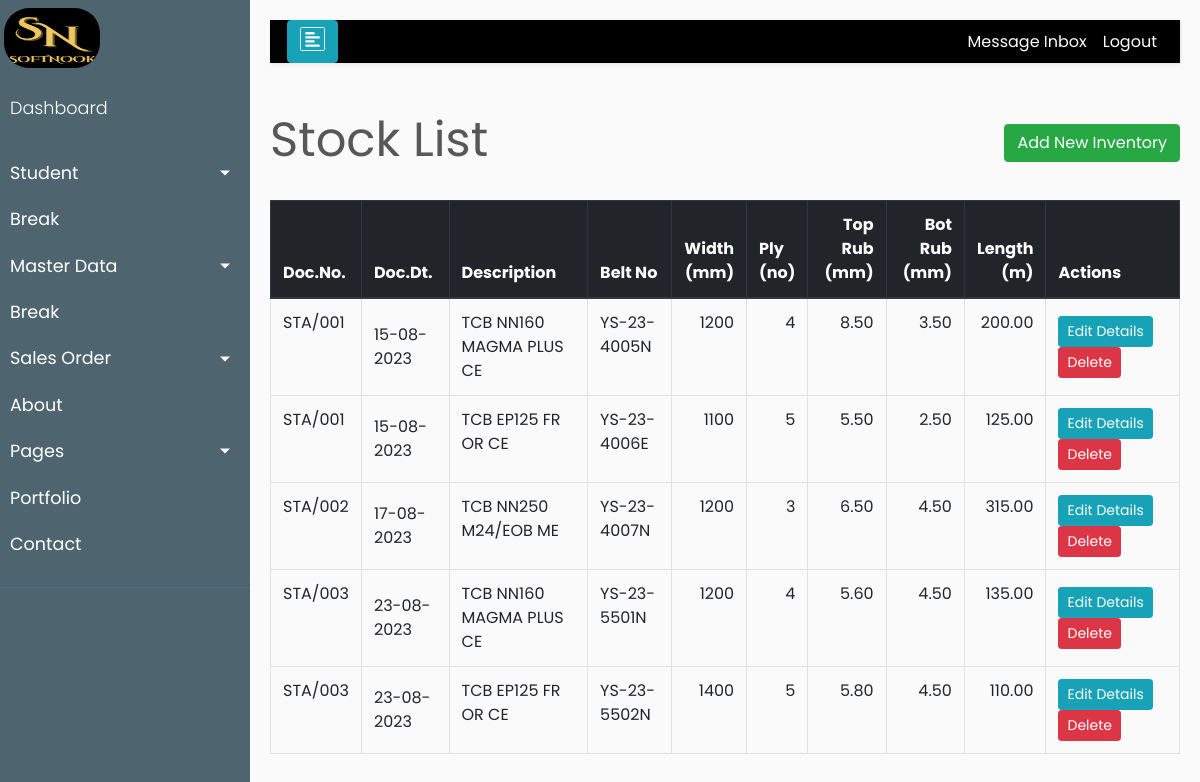
/product/stock/, run on an earlier commit of the app's database.
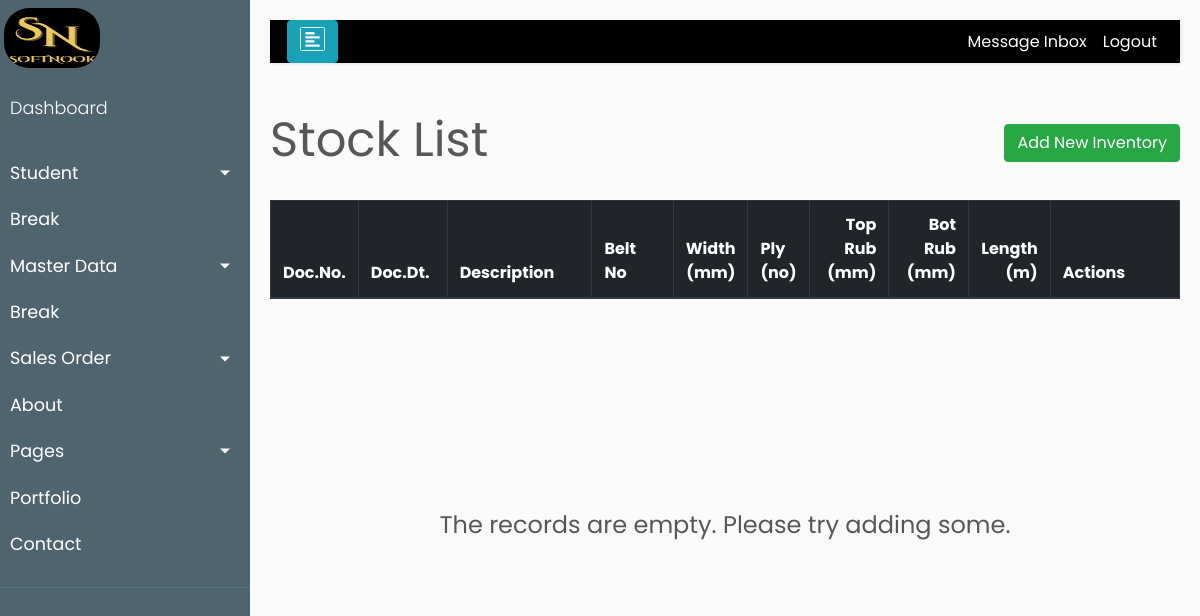
And on a later commit of the database.
### product/models.py (models this page shows, shortened)
class Stock(models.Model):
    id              = models.AutoField(primary_key=True)
    doc_no          = models.CharField(verbose_name='Doc.No.', max_length=20, null=True, blank=True)
    doc_dt          = models.DateField(verbose_name='Doc.Date', null=True, blank=True)
    belt_no         = models.CharField(verbose_name='Belt No', max_length=20, unique=True, null=True, blank=True)
    name            = models.CharField(verbose_name='Item Code', max_length=10, null=True, blank=True)
    prod_des        = models.ForeignKey(Product, on_delete = models.CASCADE, related_name='proddesc')
    item_text       = models.CharField(verbose_name='Item Description', max_length=100, null=True, blank=True)
    width           = models.IntegerField(verbose_name='Width(mm)',validators=[MinValueValidator(500), MaxValueValidator(1800)],null=True, blank=True)
    ply             = models.IntegerField(verbose_name='Ply(no)',validators=[MinValueValidator(2), MaxValueValidator(8)],null=True, blank=True)
    tr              = models.DecimalField(verbose_name='Top Rubber(mm)',validators=[MinValueValidator(1.5), MaxValueValidator(20.00)],max_digits=5, decimal_places=2,null=True,blank=True)
    br              = models.DecimalField(verbose_name='Bot Rubber(mm)',validators=[MinValueValidator(1.5), MaxValueValidator(20.00)],max_digits=5, decimal_places=2,null=True,blank=True)
    quantity        = models.DecimalField(verbose_name='Quantity(m)',validators=[MinValueValidator(10), MaxValueValidator(450.00)],max_digits=6, decimal_places=2,null=True,blank=True)
    is_deleted      = models.BooleanField(default=False)
    created_date    = models.DateTimeField(auto_now_add=True)
    modified_date   = models.DateTimeField(auto_now=True)
    fk_email 	    = models.ForeignKey(Account,verbose_name="email key", on_delete=models.CASCADE, null=True, blank=True)

class Product(models.Model):
    prod_code = models.CharField(verbose_name='Prod-Code', max_length=10, unique=True, null=True, blank=True)
    PROD_CHOICES    = (
 		 (None, 'Select'),
         ('01', 'SCB'),
         ('02', 'TCB'),
         ('03', 'S-PIPE'),
         ('04', 'T-PIPE'),
	)
    prod_tag        = models.CharField(verbose_name='Prod-Catg', max_length=7,
	                                  choices=PROD_CHOICES, null=True, blank=True)
    FAB_CHOICES     = (
 		 (None, 'Select'),
         ('01', 'NN'),
         ('02', 'EP'),
         ('03', 'PP'),
	)
    fab_type        = models.CharField(verbose_name='Fab-type', max_length=5,
	                                  choices=FAB_CHOICES, null=True, blank=True)
    FAB_DSG  = (
         (None, 'Select'),
         ('01', '90'),
         ('02', '100'),
         ('03', '125'),
         ('04', '160'),
         ('05', '200'),
         ('06', '250'),
         ('07', '315'),
         ('08', '350'),
         ('09', '400'),
         ('10', '450'),
         ('11', '500'),
    )
    fab_str         = models.CharField(verbose_name='Fab-Style', max_length=3,
	                                  choices=FAB_DSG, null=True, blank=True)
    grade           = models.ForeignKey("Grade", verbose_name="Grade", on_delete=models.CASCADE, null=True, blank=True)
    EDGE_CHOICES = (
 		 (None, 'Select'),
         ('01', 'CE'),
         ('02', 'ME'),
	)
    edge            = models.CharField(verbose_name='Edge', max_length=5,choices=EDGE_CHOICES, null=True, blank=True)
    ST_CHOICES = (
            (None, 'Select'),
            ('ST 1000','ST 1000'),
            ('ST 1250','ST 1250'),
            ('ST 1400','ST 1400'),
            ('ST 1600','ST 1600'),
            ('ST 1800','ST 1800'),
            ('ST 2000','ST 2000'),
            ('ST 2500','ST 2500'),
            ('ST 2800','ST 2800'),
            ('ST 3150','ST 3150'),
            ('ST 3500','ST 3500'),
            ('ST 4000','ST 4000'),
            ('ST 4500','ST 4500'),
            ('ST 5000','ST 5000'),
            ('ST 5400','ST 5400'),
            ('ST 6300','ST 6300'),
            ('ST 6800','ST 6800'),
            ('ST 7500','ST 7500'),
            ('ST 2250','ST 2250'),
	)
    st_rating       = models.CharField(verbose_name='Strength', max_length=7,choices=ST_CHOICES, null=True, blank=True)
    STCON_CHOICES   = (
 		 (None, 'Select'),
         ('01', '7x7'),
         ('02', '7x19'),
	)
    cord_const      = models.CharField(verbose_name='Cord Const.', max_length=15,choices=STCON_CHOICES, null=True, blank=True)
    prod_des        = models.CharField(verbose_name='Item Description', max_length=250, null=True, blank=True)
    created_date    = models.DateTimeField(auto_now_add=True)
    modified_date   = models.DateTimeField(auto_now=True)
    email 	        = models.ForeignKey(Account,verbose_name="email key", on_delete=models.CASCADE, null=True, blank=True)
    def __str__(self):
        return f'{self.prod_des}'

### product/views.py (the view)
# urls.py: path('stock/', StockListView.as_view(), name='stock-list'),
class StockListView(ListView):
    model = Stock
    template_name = "product/stock_list.html"
    queryset = Stock.objects.filter(is_deleted=False)

### product/templates/product/stock_list.html (shortened to what this page needs)
{% extends 'base.html' %}
{% load static %}
{% block content %}
    <div class="row" style="color: #575757; font-style: bold; font-size: 3rem;">
        <div class="col-md-8">Stock List</div>
        <div class="col-md-4">
            <div style="float:right;"> <a class="btn btn-success" href="{% url 'product:stock-create' %}">Add New Inventory</a> </div>
        </div>
    </div>
    <br>
    <table id="stock" class="table table-css table-hover table-bordered ">
        <thead class="thead-dark align-middle">
            <tr>
                <th width="7%">Doc.No.</th>
                <th width="10%">Doc.Dt.</th>
                <th width="17%">Description</th>
				<th width="10%">Belt No</th>
				<th width="7%" class="text-right">Width<br>(mm)</th>
				<th width="6%">Ply<br>(no)</th>
				<th width="9%" class="text-right">Top Rub<br>(mm)</th>
				<th width="9%" class="text-right">Bot Rub<br>(mm)</th>
				<th width="9%" class="text-right">Length<br>(m)</th>
                <th width="16%">Actions</th>
			</tr>
        </thead>
{% if object_list %}
        <tbody>
            {% for item in object_list %}
            <tr>
				<td class="align-left"> {{ item.doc_no }} </td>
                <td class="align-middle"> {{ item.doc_dt|date:"d-m-Y" }} </td>
				<td class="align-left"> {{ item.prod_des }} </td>
				<td class="align-left"> {{ item.belt_no }} </td>
				<td class="text-right"> {{ item.width }} </td>
				<td class="text-right"> {{ item.ply }} </td>
				<td class="text-right"> {{ item.tr }} </td>
				<td class="text-right"> {{ item.br }} </td>
				<td class="text-right"> {{ item.quantity }} </td>
				<td class="align-middle">
                    <div class="align-middle">
						<a href="{% url 'product:edit-stock' stock_id=item.id %}" class="btn btn-info btn-sm">Edit Details</a>
						<a href="{% url 'product:stock-delete' stock_id=item.id %}" class="btn btn-danger btn-sm">Delete</a>
					</div>
                </td>
            </tr>
            {% endfor %}
        </tbody>
    </table>
{% else %}
    </table>
    <br><br><br><br><br><br><br><br>
    <div style="color: #575757; font-style: bold; font-size: 1.5rem; text-align: center;">The records are empty. Please try adding some.</div>
{% endif %}
{% endblock content %}

What changed in the data, as far as the page shows it:
no longer on this page (row edited): Stock: doc_no "STA/001", doc_dt "15-08-2023", prod_des "TCB NN160 MAGMA PLUS CE", belt_no "YS-23-4005N", width "1200", ply "4", tr "8.50", br "3.50", quantity "200.00"
no longer on this page (row edited): Stock: doc_no "STA/001", doc_dt "15-08-2023", prod_des "TCB EP125 FR OR CE", belt_no "YS-23-4006E", width "1100", ply "5", tr "5.50", br "2.50", quantity "125.00"
no longer on this page (row edited): Stock: doc_no "STA/002", doc_dt "17-08-2023", prod_des "TCB NN250 M24/EOB ME", belt_no "YS-23-4007N", width "1200", ply "3", tr "6.50", br "4.50", quantity "315.00"
no longer on this page (row edited): Stock: doc_no "STA/003", doc_dt "23-08-2023", prod_des "TCB NN160 MAGMA PLUS CE", belt_no "YS-23-5501N", width "1200", ply "4", tr "5.60", br "4.50", quantity "135.00"
no longer on this page (row edited): Stock: doc_no "STA/003", doc_dt "23-08-2023", prod_des "TCB EP125 FR OR CE", belt_no "YS-23-5502N", width "1400", ply "5", tr "5.80", br "4.50", quantity "110.00"
Also different on the page:
text now shown: "The records are empty. Please try adding some."
